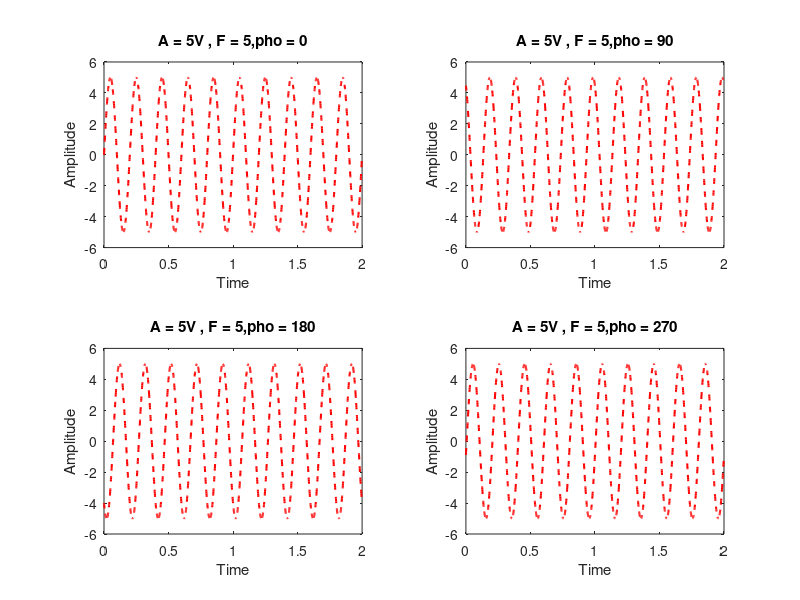

The MATLAB script that drew this image:
a=5;
f=5;
phi1=0;
phi2=90;
phi3=180;
phi4=270;

t=0:0.001:2;
x1=a*sin(2*pi*f*t+phi1);

figure(1);

subplot(2,2,1);
plot(t,x1,'r--','LineWidth',1.5);

title('A = 5V , F = 5,pho = 0');
xlabel('Time');
ylabel('Amplitude');



subplot(2,2,2);
plot(t,x1,'r--','LineWidth',1.5);
x2=a*sin(2*pi*f*t+phi2);
plot(t,x2,'r--','LineWidth',1.5);
title('A = 5V , F = 5,pho = 90');
xlabel('Time');
ylabel('Amplitude');



subplot(2,2,3);
plot(t,x1,'r--','LineWidth',1.5);
x3=a*sin(2*pi*f*t+phi3);
plot(t,x3,'r--','LineWidth',1.5);
title('A = 5V , F = 5,pho = 180');
xlabel('Time');
ylabel('Amplitude');


subplot(2,2,4);
plot(t,x1,'r--','LineWidth',1.5);
x4=a*sin(2*pi*f*t+phi4);
plot(t,x4,'r--','LineWidth',1.5);
title('A = 5V , F = 5,pho = 270');
xlabel('Time');
ylabel('Amplitude');
